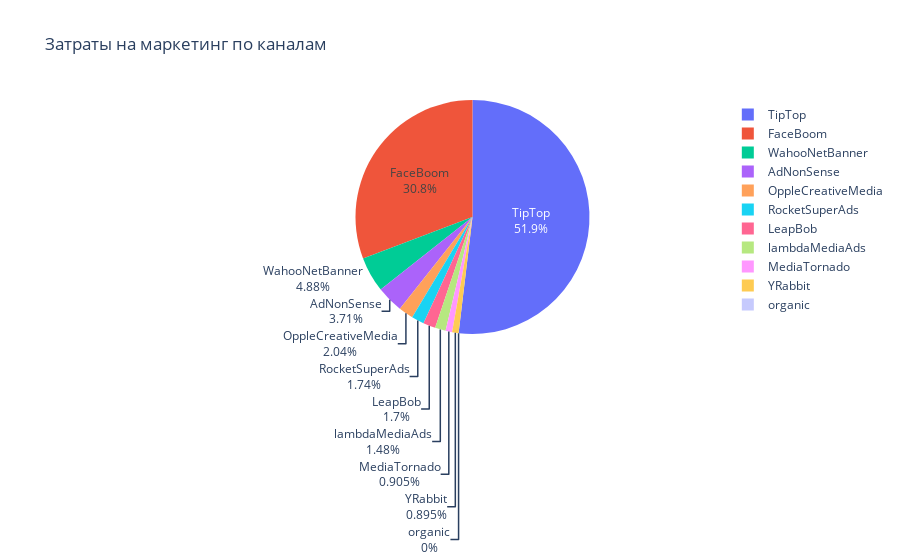

The notebook cell this image was saved under:
### Code cell
from plotly import graph_objects as go
fig = go.Figure(data=[go.Pie(labels=channels_costs['channel'], 
                             values=channels_costs['acquisition_cost'], textinfo='label+percent')])
fig.update_layout(title_text='Затраты на маркетинг по каналам')
fig.show()

### Figure 1 — Plotly figure (JSON) as saved in the notebook; plotly's stock layout.template omitted (floating-point values rounded to 4 significant figures)
{"data": [{"labels": ["TipTop", "FaceBoom", "WahooNetBanner", "AdNonSense", "OppleCreativeMedia", "RocketSuperAds", "LeapBob", "lambdaMediaAds", "MediaTornado", "YRabbit", "organic"], "textinfo": "label+percent", "type": "pie", "values": [54750.0, 32450.0, 5151.0, 3911.0, 2151.0, 1833.0, 1798.0, 1558.0, 954.5, 944.2, 0]}], "layout": {"title": {"text": "Затраты на маркетинг по каналам"}}}
